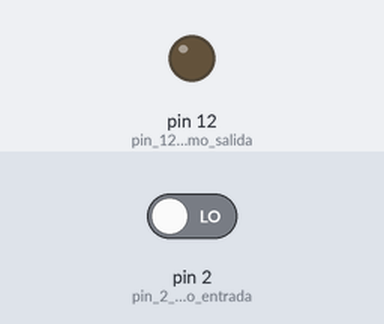
Simulated run of this sketch. Board: Arduino Uno, built with avr-gcc and run on an emulated ATmega328P. On the bench: output pins drawn as LEDs (lit = HIGH). Dashed ring = blinking. The test bench sets the inputs (shaded band); at power-on: pin 2 (pin_2_como_entrada) LOW.

Above: at 1.2 s.
1.3 s: pin 2 (pin_2_como_entrada) driven HIGH
At 1.4 s:
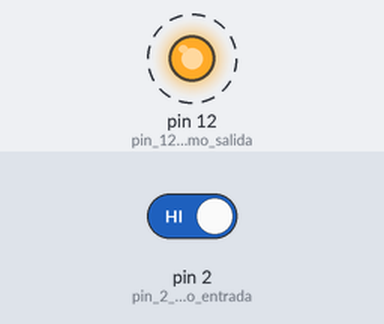
4.3 s: pin 2 (pin_2_como_entrada) driven LOW
At 5.0 s:
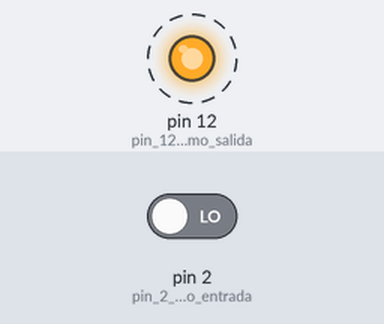
Timing chart, 0 to 7.3 s (numbered marks = the images above; inputs shaded):
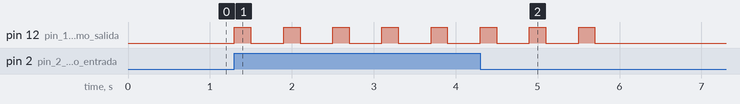

Measured:
- after the input at 1.3 s, pin 12 (pin_12_como_salida): alternates HIGH for 0.20 s and LOW for 0.40 s, starting at once
- after the input at 4.3 s, pin 12 (pin_12_como_salida): goes on until 5.7 s, then stays LOW

The sketch:

5_ciclo_for_Pulsador.ino
```cpp
/*
 * Cuando se pulse el boton el led parpadeara
 * solo 3 veces

 Pulsador pin 2
 LED pin 12
 */
void setup(){
  pinMode(2,INPUT);   //pin 2 como entrada (el pulsador)
  pinMode(12,OUTPUT); //pin 12 como salida (el led)
}
void loop(){
  if(digitalRead(2)==HIGH){  //mientras el pulsador este presionado
                             //parpadea el led parpadea 3 veces
    for(int i = 0; i<=3; i++){  //ciclo for, i++ es lo mismo i=i+1
    digitalWrite(12,1);
    delay(200);
    digitalWrite(12,0);
    delay(400);
    }   //cierra el for
  }     //cierra el if

}       //cierra el loop
```
